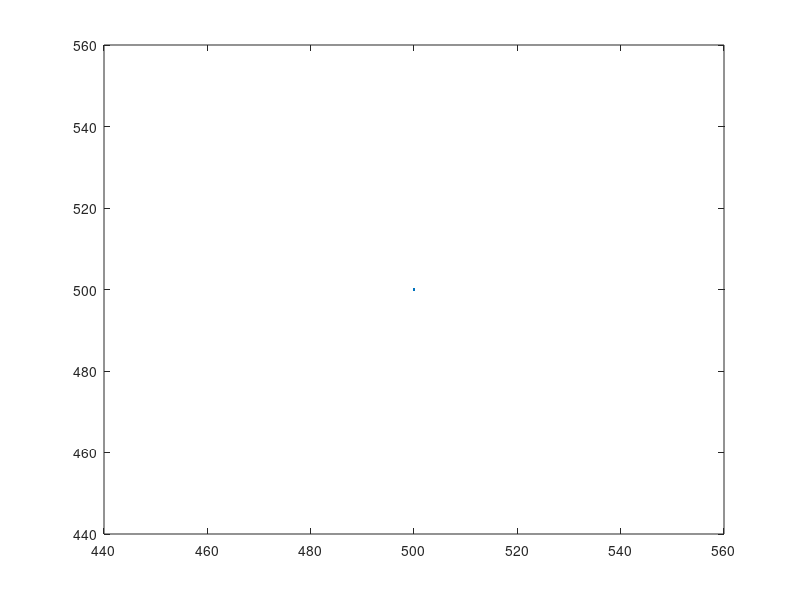

Write the MATLAB code that produced this figure. (Note: this script raises an error after producing the figure.)
close all
clear
waypoints = zeros(10, 2);
waypoints(:, 1) = [500 2500 2500 500 500 2500 2500 500 500 2500];
waypoints(:, 2) = [500 500 1000 1000 1500 1500 2000 2000 2500 2500];

% Initializations
n = 7200;
t = linspace(0, 7200, n);

x = zeros(1, n);
y = zeros(1, n);
phi = zeros(1, n);
r = zeros(1, n);

x(1) = waypoints(1, 1);
y(1) = waypoints(1, 2);
phi(1) = 0;
r(1) = 0;

x_los = zeros(1, n - 1);
y_los = zeros(1, n - 1);
phi_d = zeros(1, n - 1);
phi_err = zeros(1, n - 1);
int_phi_err = zeros(1, n - 1);
u = zeros(1, n - 1);

Kp = 1;
Ki = 0.1;
R = 100;

% USV Kinematic Model (Nomoto)
V = 2.5; % [m/s]
T = 4.0; % [s]
K = 0.5; % [1/s]


%% Display
% Red dot: LOS points
% Green dot: AUV
% Greem circle: AUV treshold to change waypoint destination
% Red pentagrams: waypoints
% Blue line: AUV's path
fig = figure;

%plot(x, y, 'LineWidth', 2);
%hold on

x_p4 = x(1); y_p4 = y(1);
p4 = plot(x_p4, y_p4, 'LineWidth', 2);
p4.XDataSource = 'x_p4'; p4.YDataSource = 'y_p4';
hold on

scatter(waypoints(:, 1), waypoints(:, 2), 100, [0.6350 0.0780 0.1840], "pentagram", "filled");
hold on

[x_p2, y_p2] = circ(x(1), y(1), R);
p2 = plot(x_p2, y_p2, "Color", 'green', 'LineWidth', 2);
p2.XDataSource = 'x_p2'; p2.YDataSource = 'y_p2';

x_p3 = x(1); y_p3 = y(1);
p3 = plot(x_p3, y_p3, '.', 'MarkerSize', 20, "Color", 'green');
p3.XDataSource = 'x_p3'; p3.YDataSource = 'y_p3';

x_p1 = x_los(1); y_p1 = y_los(1);
p1 = plot(x_p1, y_p1, '.', 'MarkerSize', 20, "Color", [0.8500 0.3250 0.0980]);
p1.XDataSource = 'x_p1'; p1.YDataSource = 'y_p1';

xlim([0 3e3]);
ylim([0 3e3]);
grid on
axis equal

display_goto = 0;
debugg = 0;

% LOS Enclosure-based steering algorithm
idx = 1;
for k = 1:n-1
    % [Book: Iterate on waypoints if and only if distance < 2lenght(USV)]
    % Last waypoint still not being reached
    if idx + 1 ~= length(waypoints)
        % See whether it can go towards the next waypoint
        % Condition: the distance between the AUV and the current waypoint
        % should be less than R
        if norm([x(k), y(k)] - [waypoints(idx + 1, 1), waypoints(idx + 1, 2)]) < R
            if display_goto
                str = compose('Go to (%d, %d)', waypoints(idx + 2, 1), waypoints(idx + 2, 2));
                ha = annotation('textarrow', 'String', str);
                ha.Parent = fig.CurrentAxes;
                ha.X = [250 0] + waypoints(idx + 1, 1);
                ha.Y = [250 0] + waypoints(idx + 1, 2);
            end

            idx = idx + 1;
        end
    % Last waypoint is being reached
    else
        % If last waypoint is being reached, then continue till the distance is
        % less than 5 meters
        if norm([x(k), y(k)] - [waypoints(idx + 1, 1), waypoints(idx + 1, 2)]) < 5
            if display_goto
                ha = annotation('textarrow', 'String', 'Destination was reached');
                ha.Parent = f.CurrentAxes;
                ha.X = [250 0] + waypoints(idx + 1, 1);
                ha.Y = [250 0] + waypoints(idx + 1, 2);
            end
            % Return just the useful data parts
            final_k = k;
            t = t(1:final_k); x = x(1:final_k); y = y(1:final_k); phi = phi(1:final_k); r = r(1:final_k);
            x_los = x_los(1:final_k); y_los = y_los(1:final_k);
            break
        end
    end
    
    % Compute de x_los and y_los
    % |∆x| > 0
    if abs(waypoints(idx + 1, 1) - waypoints(idx, 1)) > 0
        d = (waypoints(idx + 1, 2) - waypoints(idx, 2)) / (waypoints(idx + 1, 1) - waypoints(idx, 1));
        e = waypoints(idx, 1); f = waypoints(idx, 2);
        g = f - d * e;
        a = 1 + d^2;
        b = 2 * (d * g - d * y(k) - x(k));
        c = x(k)^2 + y(k)^2 + g^2 - 2 * g * y(k) - R^2;
        % ∆x > 0
        if waypoints(idx + 1, 1) - waypoints(idx, 1) > 0
            x_los(k) = (-b + sqrt(b^2 - 4 * a * c)) / (2 * a);
        % ∆x < 0
        else
            x_los(k) = (-b - sqrt(b^2 - 4 * a * c)) / (2 * a);
        end
        y_los(k) = d * (x_los(k) - waypoints(idx, 1)) + waypoints(idx, 2);
    % ∆x = 0
    else
        x_los(k) = waypoints(idx, 1);
        % ∆y > 0
        if waypoints(idx + 1, 2) - waypoints(idx, 2) > 0
            y_los(k) = y(k) + sqrt(R^2 - (x_los(k) - x(k))^2);
        % ∆y < 0
        else
            y_los(k) = y(k) - sqrt(R^2 - (x_los(k) - x(k))^2);
        end
    end
    
    % Compute errors and control signal
    phi_d(k) = atan2(y_los(k) - y(k), x_los(k) - x(k));
    phi_err(k) = phi(k) - phi_d(k);
    if k ~= 1
        int_phi_err(k) = int_phi_err(k - 1) + phi_err(k) * delta_t;
    end
    u(k) = -Kp * phi_err(k) - Ki * int_phi_err(k); 

    % Compute kinematics
    delta_t = t(k + 1) - t(k);
    r(k + 1) = r(k) + 1 / T * (K * u(k) - r(k)) * delta_t;
    phi(k + 1) = phi(k) + r(k + 1) * delta_t;
    x(k + 1) = x(k) + V * cos(phi(k));
    y(k + 1) = y(k) + V * sin(phi(k));

    % Refresh and print data
    x_p4 = x(1:k); y_p4 = y(1:k);
    x_p1 = x_los(k); y_p1 = y_los(k);
    [x_p2, y_p2] = circ(x(k), y(k), R);
    x_p3 = x(k); y_p3 = y(k);

    if debugg 
        fprintf('%-10.2f', x(k));
        fprintf('%-10.2f', x_los(k));
        fprintf('%-20.6f', y(k));
        fprintf('%-20.6f', y_los(k));
    
        fprintf('%-10.2f', degrees(phi(k)));
        fprintf('%-10.2f', degrees(phi_d(k)));
        fprintf('%-10.2f', degrees(phi_err(k)));
    
        fprintf('%-10.2f', waypoints(idx + 1, 1) - waypoints(idx, 1));
        fprintf('\n');
    end

    refreshdata
    drawnow
end


function deg = degrees(rad)
    deg = rad * 180 / pi;
end